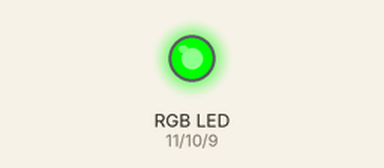
Recording of a sketch running on a simulated Arduino Uno, built with avr-gcc and run on an emulated ATmega328P. On the bench: an RGB LED mixed from three pins (HIGH = lit).

Above: at 0.1 s.
Timing chart, 0 to 1.6 s (numbered marks = the images above):
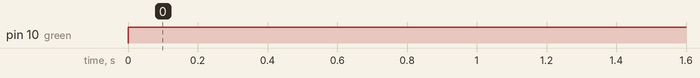

Measured:
- by itself, pin 10 (green): LOW → HIGH at 0.00 s

The sketch:

led.ino
```cpp
int red= 11;
int green= 10;
int blue= 9;

void setup() {
  pinMode(red, OUTPUT);
  pinMode(green, OUTPUT);
  pinMode(blue, OUTPUT);
}

void loop() {
  RGB_color(0, 255, 0); // Green
}

void RGB_color(int red_light_value, int green_light_value, int blue_light_value)
 {
  analogWrite(red, red_light_value);
  analogWrite(green, green_light_value);
  analogWrite(blue, blue_light_value);
}
```
